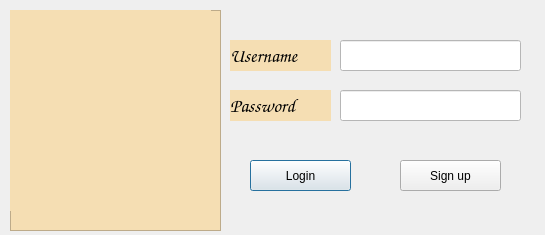
<?xml version="1.0" encoding="UTF-8"?>
<ui version="4.0">
 <class>Dialog</class>
 <widget class="QDialog" name="Dialog">
  <property name="geometry">
   <rect>
    <x>0</x>
    <y>0</y>
    <width>545</width>
    <height>235</height>
   </rect>
  </property>
  <property name="windowTitle">
   <string>Login</string>
  </property>
  <property name="styleSheet">
   <string notr="true">background: qlineargradient(spread:pad, x1:0, y1:0, x2:1, y2:0, stop:0.431818 rgb(245,222,179), stop:1 	 	rgb(0,0,0))</string>
  </property>
  <widget class="QLabel" name="label_2">
   <property name="geometry">
    <rect>
     <x>230</x>
     <y>40</y>
     <width>101</width>
     <height>31</height>
    </rect>
   </property>
   <property name="font">
    <font>
     <family>Comic Sans MS</family>
     <pointsize>14</pointsize>
    </font>
   </property>
   <property name="styleSheet">
    <string notr="true">background:rgb(245,222,179)</string>
   </property>
   <property name="text">
    <string>Username</string>
   </property>
  </widget>
  <widget class="QLabel" name="label_3">
   <property name="geometry">
    <rect>
     <x>230</x>
     <y>90</y>
     <width>101</width>
     <height>31</height>
    </rect>
   </property>
   <property name="font">
    <font>
     <family>Comic Sans MS</family>
     <pointsize>14</pointsize>
    </font>
   </property>
   <property name="styleSheet">
    <string notr="true">background:rgb(245,222,179)</string>
   </property>
   <property name="text">
    <string>Password</string>
   </property>
  </widget>
  <widget class="QLineEdit" name="lineEdit_username">
   <property name="geometry">
    <rect>
     <x>340</x>
     <y>40</y>
     <width>181</width>
     <height>31</height>
    </rect>
   </property>
   <property name="font">
    <font>
     <pointsize>10</pointsize>
    </font>
   </property>
   <property name="styleSheet">
    <string notr="true">background:white</string>
   </property>
  </widget>
  <widget class="QLineEdit" name="lineEdit_password">
   <property name="geometry">
    <rect>
     <x>340</x>
     <y>90</y>
     <width>181</width>
     <height>31</height>
    </rect>
   </property>
   <property name="font">
    <font>
     <pointsize>10</pointsize>
    </font>
   </property>
   <property name="styleSheet">
    <string notr="true">background:white</string>
   </property>
  </widget>
  <widget class="QPushButton" name="pushButton_login">
   <property name="geometry">
    <rect>
     <x>250</x>
     <y>160</y>
     <width>101</width>
     <height>31</height>
    </rect>
   </property>
   <property name="text">
    <string>Login</string>
   </property>
  </widget>
  <widget class="QPushButton" name="pushButton_signup">
   <property name="geometry">
    <rect>
     <x>400</x>
     <y>160</y>
     <width>101</width>
     <height>31</height>
    </rect>
   </property>
   <property name="text">
    <string>Sign up</string>
   </property>
  </widget>
  <widget class="QFrame" name="frame">
   <property name="geometry">
    <rect>
     <x>10</x>
     <y>10</y>
     <width>211</width>
     <height>221</height>
    </rect>
   </property>
   <property name="styleSheet">
    <string notr="true">background:rgb(245,222,179)</string>
   </property>
   <property name="frameShape">
    <enum>QFrame::StyledPanel</enum>
   </property>
   <property name="frameShadow">
    <enum>QFrame::Raised</enum>
   </property>
   <widget class="QLabel" name="label">
    <property name="geometry">
     <rect>
      <x>0</x>
      <y>0</y>
      <width>201</width>
      <height>201</height>
     </rect>
    </property>
    <property name="styleSheet">
     <string notr="true"/>
    </property>
    <property name="text">
     <string/>
    </property>
   </widget>
  </widget>
 </widget>
 <resources/>
 <connections/>
</ui>
